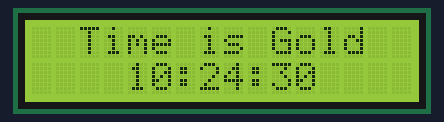
A sketch run on a simulated Arduino Uno, built with avr-gcc and run on an emulated ATmega328P. Shown: 16×2 character LCD. The local clock reads 2024-03-15 10:24:30 at power-on unless the sketch sets it.

Above: at 0.1 s.
At 4.2 s:
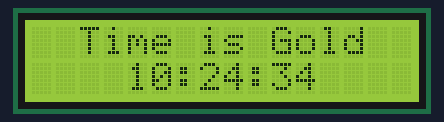
At 9.3 s:
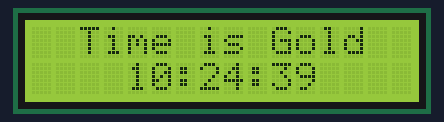
At 19.5 s:
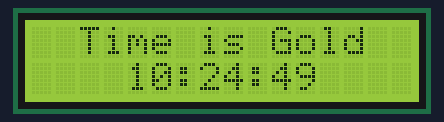
At 28.7 s:
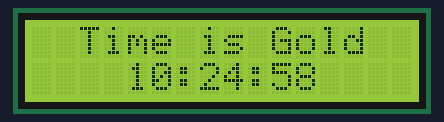
At 39.0 s:
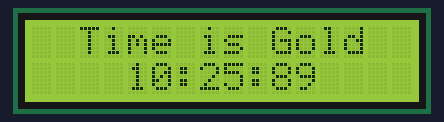

Measured:
- what the display in image 1 shows lasts 1.0 s, from 4.2 s to 5.2 s

The sketch:

RTC_3_LCD_____1.ino
```cpp
#include <LiquidCrystal_I2C.h> //0.96 lcd 1602
LiquidCrystal_I2C lcd(0x27, 16, 2);

#include <ThreeWire.h> //Rtc
#include <RtcDS1302.h>
ThreeWire myWire(4, 5, 2);
RtcDS1302<ThreeWire> Rtc(myWire);

void setup() {
  Rtc.Begin(); //rtc 통신 시작
  lcd.init(); //lcd 시작
  lcd.backlight(); //백라이트 켜기
}

void loop() {
  RtcDateTime now = Rtc.GetDateTime(); //rtc 시간값을 읽어서 now라는 변수에 저장(한줄이면 됨)
  //lcd 출력 시작
  lcd.setCursor(2, 0); //lcd 출력, 첫 번째 줄에 문구 표시
  lcd.print("Time is Gold");
  lcd.setCursor(4, 1); //lcd 출력, 두 번째 줄에 시간 표시(oled와 동일, u8x8만 lcd로 변경)
  lcd.print(now.Hour()); //"시간"을 정수 형태로 표시
  lcd.print(":");
  lcd.print(now.Minute()); //"분"을 정수 형태로 표시
  lcd.print(":");
  lcd.print(now.Second()); //"초"를 정수 형태로 표시
  delay(1000);
}
```
